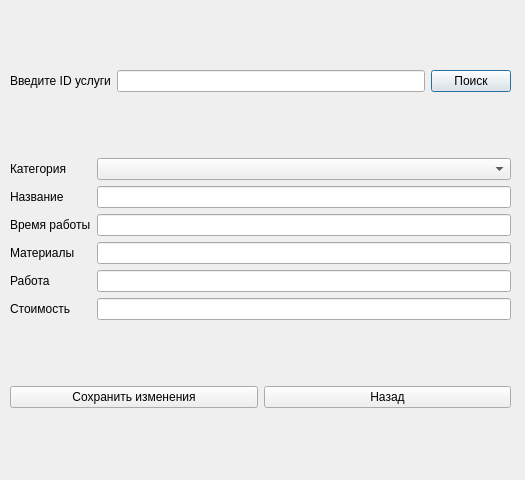
<?xml version="1.0" encoding="UTF-8"?>
<ui version="4.0">
 <class>YslygiUpdate</class>
 <widget class="QDialog" name="YslygiUpdate">
  <property name="geometry">
   <rect>
    <x>0</x>
    <y>0</y>
    <width>525</width>
    <height>480</height>
   </rect>
  </property>
  <property name="windowTitle">
   <string>Dialog</string>
  </property>
  <widget class="QWidget" name="layoutWidget">
   <property name="geometry">
    <rect>
     <x>10</x>
     <y>10</y>
     <width>501</width>
     <height>461</height>
    </rect>
   </property>
   <layout class="QVBoxLayout" name="verticalLayout_3">
    <item>
     <layout class="QHBoxLayout" name="horizontalLayout_3">
      <item>
       <widget class="QLabel" name="label">
        <property name="text">
         <string>Введите ID услуги</string>
        </property>
       </widget>
      </item>
      <item>
       <widget class="QLineEdit" name="lineEdit"/>
      </item>
      <item>
       <widget class="QPushButton" name="pushButtonSearch">
        <property name="text">
         <string>Поиск</string>
        </property>
       </widget>
      </item>
     </layout>
    </item>
    <item>
     <layout class="QHBoxLayout" name="horizontalLayout">
      <item>
       <layout class="QVBoxLayout" name="verticalLayout">
        <item>
         <widget class="QLabel" name="label_3">
          <property name="text">
           <string>Категория</string>
          </property>
         </widget>
        </item>
        <item>
         <widget class="QLabel" name="label_4">
          <property name="text">
           <string>Название</string>
          </property>
         </widget>
        </item>
        <item>
         <widget class="QLabel" name="label_5">
          <property name="text">
           <string>Время работы</string>
          </property>
         </widget>
        </item>
        <item>
         <widget class="QLabel" name="label_6">
          <property name="text">
           <string>Материалы</string>
          </property>
         </widget>
        </item>
        <item>
         <widget class="QLabel" name="label_7">
          <property name="text">
           <string>Работа</string>
          </property>
         </widget>
        </item>
        <item>
         <widget class="QLabel" name="label_9">
          <property name="text">
           <string>Стоимость</string>
          </property>
         </widget>
        </item>
       </layout>
      </item>
      <item>
       <layout class="QVBoxLayout" name="verticalLayout_2">
        <item>
         <widget class="QComboBox" name="comboBox"/>
        </item>
        <item>
         <widget class="QLineEdit" name="lineEditname"/>
        </item>
        <item>
         <widget class="QLineEdit" name="lineEditworktime"/>
        </item>
        <item>
         <widget class="QLineEdit" name="lineEditmater"/>
        </item>
        <item>
         <widget class="QLineEdit" name="lineEditwork"/>
        </item>
        <item>
         <widget class="QLineEdit" name="lineEditcoastyslygi"/>
        </item>
       </layout>
      </item>
     </layout>
    </item>
    <item>
     <layout class="QHBoxLayout" name="horizontalLayout_2">
      <item>
       <widget class="QPushButton" name="pushButtonUpdateClient">
        <property name="text">
         <string>Сохранить изменения</string>
        </property>
       </widget>
      </item>
      <item>
       <widget class="QPushButton" name="pushButtonReturn">
        <property name="text">
         <string>Назад</string>
        </property>
       </widget>
      </item>
     </layout>
    </item>
   </layout>
  </widget>
 </widget>
 <resources/>
 <connections/>
</ui>
